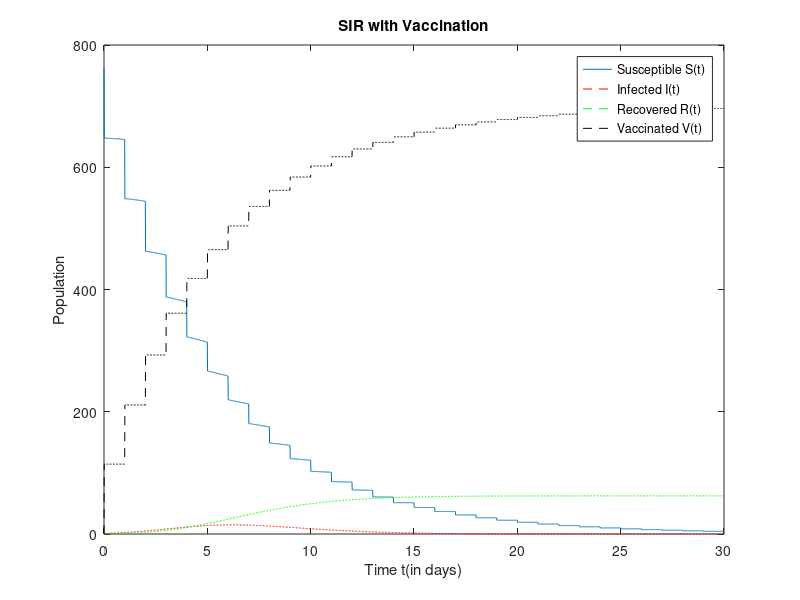

Write the MATLAB code that produced this figure.
clc;
clear all;
close all;

tstart = 0;
dt = 0.01;
tend = 30;

t = tstart:dt:tend;

S = zeros(size(t));
I = zeros(size(t));
R = zeros(size(t));
V = zeros(size(t));
vac_flag = zeros(size(t));

index = 0;
for i=1:length(t)
    if t(i)==index
        vac_flag(i) = 1;
        index = index+1;
    end
end

C = 762;
I0 = 1;
alpha = 0.5;
beta = 0.00218;
vac_rate = 0.15;

S(1) = C;
I(1) = 1;
R(1) = 0;

ep_end = 0;

for i=2:length(t)
    S(i) = S(i-1) - beta*I(i-1)*S(i-1)*dt - vac_flag(i-1)*vac_rate*S(i-1);
    I(i) = I(i-1) + (beta*I(i-1)*S(i-1) - alpha*I(i-1))*dt;
    if(I(i)<0.5 && ep_end==0)
        ep_end = t(i);
    end
    V(i) = V(i-1) + vac_flag(i-1)*vac_rate*S(i-1);
    R(i) = R(i-1) + alpha*I(i-1)*dt ;
end

disp(max(I));
disp(ep_end);

figure()
plot(t,S);
hold on
plot(t,I,'r--');
hold on
plot(t,R,'g--');
hold on
plot(t,V,'k--');
title('SIR with Vaccination');
xlabel('Time t(in days)');
ylabel('Population');
legend('Susceptible S(t)', 'Infected I(t)', 'Recovered R(t)', 'Vaccinated V(t)');